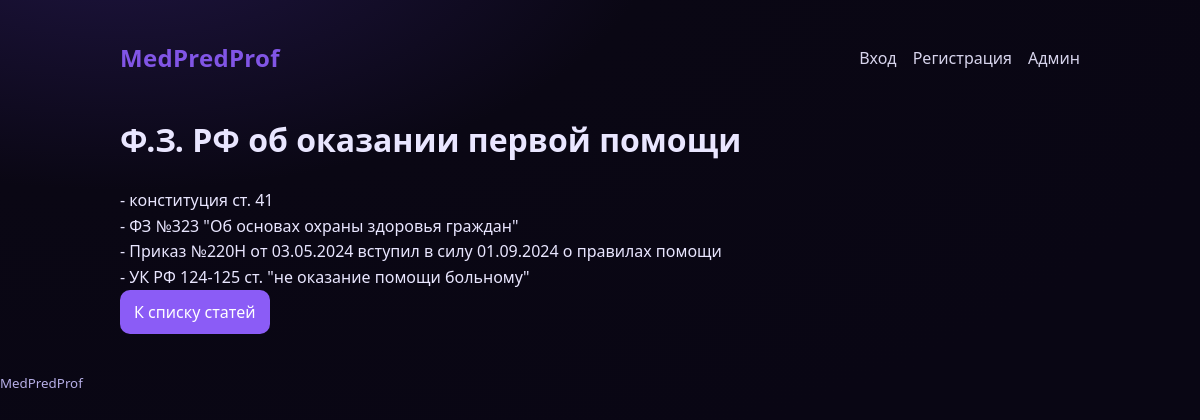
The app's page /theory/3 with its own data.
### tables this page shows
CREATE TABLE theory_articles (
                id INTEGER PRIMARY KEY AUTOINCREMENT,
                title TEXT NOT NULL,
                content TEXT NOT NULL,
                image_path TEXT,
                created_at TIMESTAMP DEFAULT CURRENT_TIMESTAMP
            );

### app.py (the view)
    @app.get("/theory/<int:article_id>")
    def theory_view(article_id: int):
        db = get_db()
        article = db.execute("SELECT * FROM theory_articles WHERE id = ?", (article_id,)).fetchone()
        if not article:
            return redirect(url_for("theory_list"))
        return render_template("theory_view.html", article=article, site_name="MedPredProf")

### templates/theory_view.html (shortened to what this page needs)
﻿{% extends "base.html" %}
{% block content %}
<article class="theory">
  <h1>{{ article.title }}</h1>
  <div class="content">{{ article.content|replace('\n', '<br>')|safe }}</div>
  <a class="button" href="{{ url_for('theory_list') }}">К списку статей</a>
</article>
{% endblock %}

### static/styles.css (style rules this page uses)
* { box-sizing: border-box; }
body { margin: 0; font-family: ui-sans-serif, system-ui, -apple-system, Segoe UI, Roboto, Arial, Noto Sans, Apple Color Emoji, Segoe UI Emoji; background: radial-gradient(1200px 600px at 10% -10%, #1f1542 0%, #0a0714 45%, #090614 100%); color: var(--text); line-height: 1.5; padding-bottom: 200px; }
h1 { font-size: 32px; margin: 24px 0; }
button, .button { display: inline-block; background: var(--primary); color: white; border: none; border-radius: 10px; padding: 10px 14px; cursor: pointer; text-decoration: none; }
.content { line-height: 1.6; }

### records on screen
theory_articles: title "Ф.З. РФ об оказании первой помощи", content "- конституция ст. 41 - ФЗ №323 \"Об основах охраны здоровья граждан\" - Приказ №220Н от 03.05.2024 вступил в силу 01.09.2024 о правилах помощи - УК РФ 124-125 ст. \"не оказание помощи больному\""
